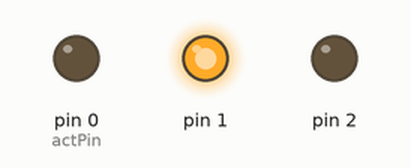
Simulated run of this sketch. Board: Arduino Uno, built with avr-gcc and run on an emulated ATmega328P. Parts: output pins drawn as LEDs (lit = HIGH).

Above: at 1.0 s.
At 3.0 s:
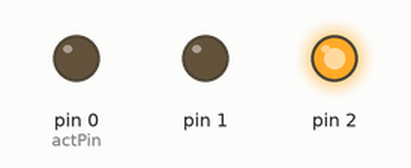
At 5.0 s:
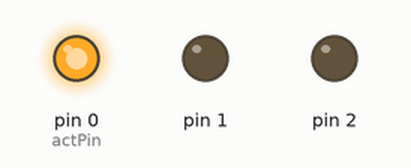
Timing chart, 0 to 7.8 s (numbered marks = the images above):
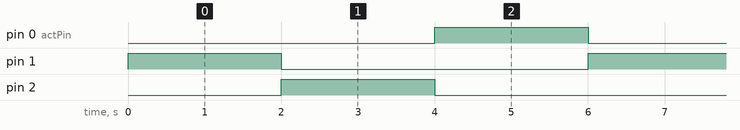

Measured:
- by itself, pin 0 (actPin), pin 1, pin 2: alternates HIGH for 2.0 s and LOW for 4.0 s
- by itself, everything shown: repeats every 6.0 s, in 3 steps

The sketch:

Esp_output.ino
```cpp
int actPin = 0;

void setup() {

pinMode(1, OUTPUT);
pinMode(0, OUTPUT);
pinMode(2, OUTPUT);

  digitalWrite(0, LOW);
  digitalWrite(1, LOW);
  digitalWrite(2, LOW);
}

void loop() {

  digitalWrite(actPin, LOW);

  if (actPin == 2) {
    actPin = 0;
  } else {
    actPin ++;
  }
  digitalWrite(actPin, HIGH);

  delay(2000);

}
```
